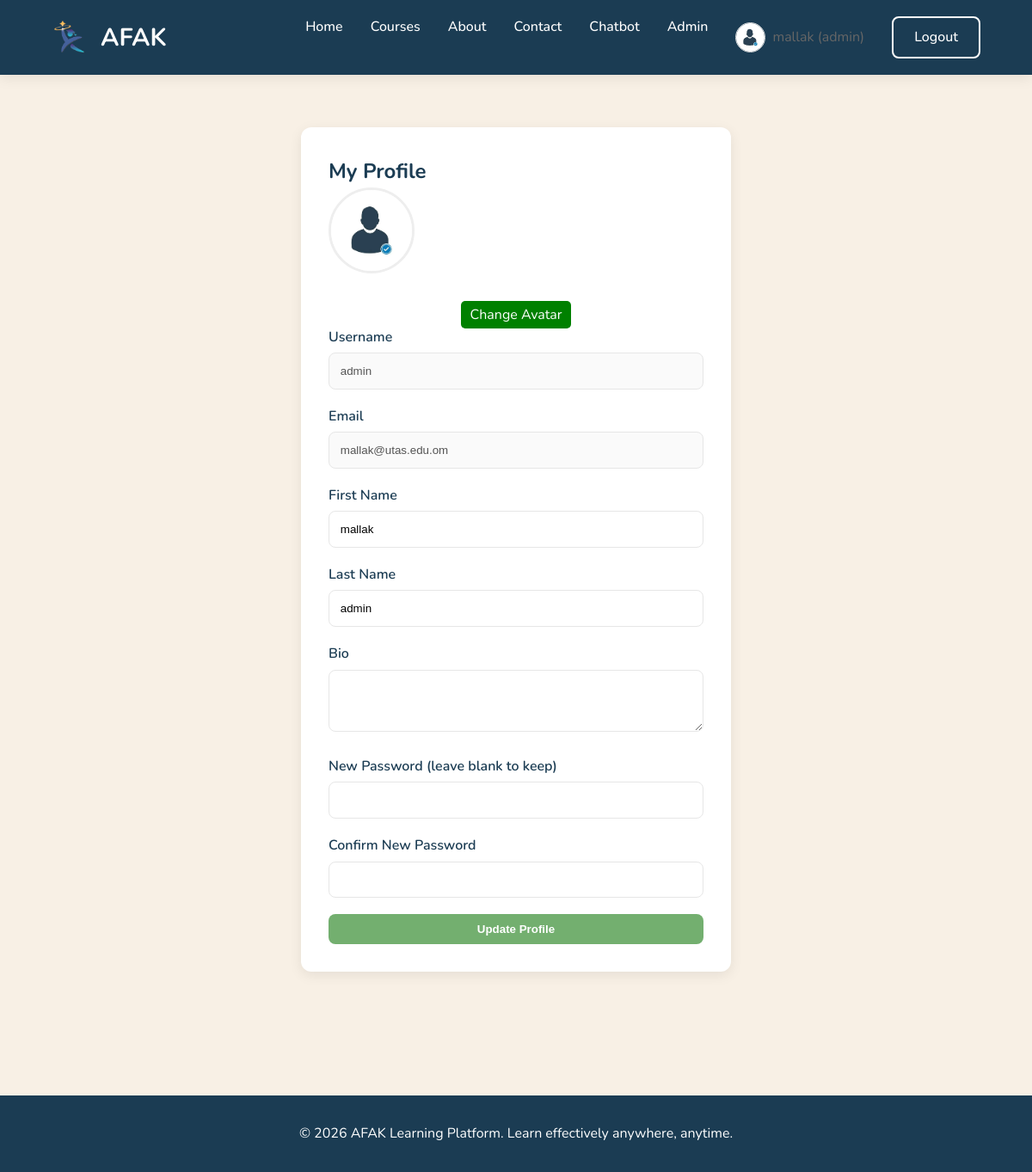
Screenshot of /profile.php (signed in) with the database file from the repository.
### tables this page shows
CREATE TABLE IF NOT EXISTS `users` (
  `id` int(10) UNSIGNED NOT NULL AUTO_INCREMENT,
  `username` varchar(50) NOT NULL,
  `email` varchar(191) NOT NULL,
  `password_hash` varchar(255) NOT NULL,
  `first_name` varchar(100) NOT NULL,
  `last_name` varchar(100) NOT NULL,
  `role` enum('student','instructor','admin') NOT NULL DEFAULT 'student',
  `avatar_url` varchar(500) DEFAULT NULL,
  `bio` text,
  `is_active` tinyint(1) NOT NULL DEFAULT '1',
  `email_verified_at` timestamp NULL DEFAULT NULL,
  `last_login_at` timestamp NULL DEFAULT NULL,
  `created_at` timestamp NULL DEFAULT CURRENT_TIMESTAMP,
  `updated_at` timestamp NULL DEFAULT CURRENT_TIMESTAMP ON UPDATE CURRENT_TIMESTAMP,
  `survey_skipped` tinyint(1) DEFAULT '0',
  PRIMARY KEY (`id`),
  UNIQUE KEY `username` (`username`),
  UNIQUE KEY `email` (`email`),
  KEY `idx_users_role` (`role`)
);

### includes/auth.php (called while the page is built, shortened)
<?php
function isLoggedIn(): bool {
    return isset($_SESSION['user_id']) && !empty($_SESSION['user_id']);
}
function getCurrentUser(): ?array {
    global $pdo;
    $stmt = $pdo->prepare("SELECT id, username, email, first_name, last_name, role, avatar_url, bio FROM users WHERE id = ?");
    $stmt->execute([$_SESSION['user_id']]);
    return $stmt->fetch() ?: null;
}

### includes/functions.php (called while the page is built, shortened)
<?php
function e(string $str): string {
    return htmlspecialchars($str, ENT_QUOTES, 'UTF-8');
}
function url(string $path): string {
    $base = defined('BASE_PATH') ? '/' . trim(BASE_PATH, '/') : '';
    $cleanPath = ltrim($path, '/');
    return rtrim($base, '/') . '/' . ltrim($cleanPath, '/');
}

### profile.php (the view, shortened to what this page needs)
<?php
require_once __DIR__ . '/config/db.php';
require_once __DIR__ . '/includes/auth.php';
require_once __DIR__ . '/includes/functions.php';
$user = getCurrentUser();
require_once __DIR__ . '/includes/header.php';
?>
<div class="form-card" style="max-width: 500px;">
    <h2>My Profile</h2>
    <form method="POST" enctype="multipart/form-data">
        <div class="text-center mb-3">
            <?php
            $defaultAvatar = 'assets/img/std.jpg';
            if (isset($user['role'])) {
                if ($user['role'] === 'instructor') {
                    $defaultAvatar = 'assets/img/inst.jpg';
                } elseif ($user['role'] === 'admin') {
                    $defaultAvatar = 'assets/img/admin.png';
                }
            }
            $displayAvatar = !empty($user['avatar_url']) ? $user['avatar_url'] : $defaultAvatar;
            ?>
            <img src="<?= url($displayAvatar) ?>" alt="Profile" style="width: 100px; height: 100px; border-radius: 50%; object-fit: cover; border: 3px solid #eee; margin-bottom: 10px;">
            <br>
            <label class="std_avatar" style="cursor: pointer; background-color: green; color: white; padding: 5px 10px; border-radius: 5px;">
                Change Avatar <input type="file" name="avatar" accept="image/*" style="display: none;">
            </label>
        </div>
        <div class="form-group">
            <label>Username</label>
            <input type="text" class="form-control" value="<?= e($user['username'] ?? '') ?>" disabled>
        </div>
        <div class="form-group">
            <label>Email</label>
            <input type="email" class="form-control" value="<?= e($user['email'] ?? '') ?>" disabled>
        </div>
        <div class="form-group">
            <label>First Name</label>
            <input type="text" name="first_name" class="form-control" value="<?= e($user['first_name'] ?? $_POST['first_name'] ?? '') ?>" required>
        </div>
        <div class="form-group">
            <label>Last Name</label>
            <input type="text" name="last_name" class="form-control" value="<?= e($user['last_name'] ?? $_POST['last_name'] ?? '') ?>" required>
        </div>
        <div class="form-group">
            <label>Bio</label>
            <textarea name="bio" class="form-control" rows="3"><?= e($user['bio'] ?? $_POST['bio'] ?? '') ?></textarea>
        </div>
        <div class="form-group">
            <label>New Password (leave blank to keep)</label>
            <input type="password" name="password" class="form-control">
        </div>
        <div class="form-group">
            <label>Confirm New Password</label>
            <input type="password" name="password_confirm" class="form-control">
        </div>
        <button type="submit" class="btn btn-primary" style="width: 100%;">Update Profile</button>
    </form>
</div>
<?php require_once __DIR__ . '/includes/footer.php'; ?>

### assets/css/style.css (style rules this page uses)
:root { --primary: #1B3C53; --primary-dark: #163042; --accent: #73AF6F; --beige: #EADBC8; --beige-dark: #DAC0A3; --background: #F8F0E5; --white: #ffffff; --border: #e6e6e6; --text: #1B3C53; --text-muted: #666; --dark: #1B3C53; --shadow: 0 4px 15px rgba(0,0,0,0.08); }
* { margin: 0; padding: 0; box-sizing: border-box; }
body { font-family: 'Nunito', sans-serif; background: var(--background); color: var(--text); line-height: 1.6; }
img { max-width: 100%; display: block; }
.btn { display: inline-block; padding: 0.6rem 1.5rem; border-radius: 8px; font-weight: 600; border: none; cursor: pointer; transition: 0.3s ease; }
.btn-primary { background: var(--accent); color: white; }
.form-group { margin-bottom: 1.2rem; }
.form-group label { display: block; margin-bottom: 0.3rem; font-weight: 600; }
.form-card { max-width: 450px; margin: 3rem auto; padding: 2rem; background: white; border-radius: 12px; box-shadow: var(--shadow); }
.form-control { width: 100%; padding: 0.8rem; border: 1px solid var(--border); border-radius: 8px; }
.text-center { text-align: center; }

### rows the page displays
users: avatar_url+role (picture), username "admin", email "mallak@utas.edu.om", first_name "mallak", last_name "admin"

### other values shown
$_SESSION['first_name'] "mallak"
$_SESSION['role'] "admin"
